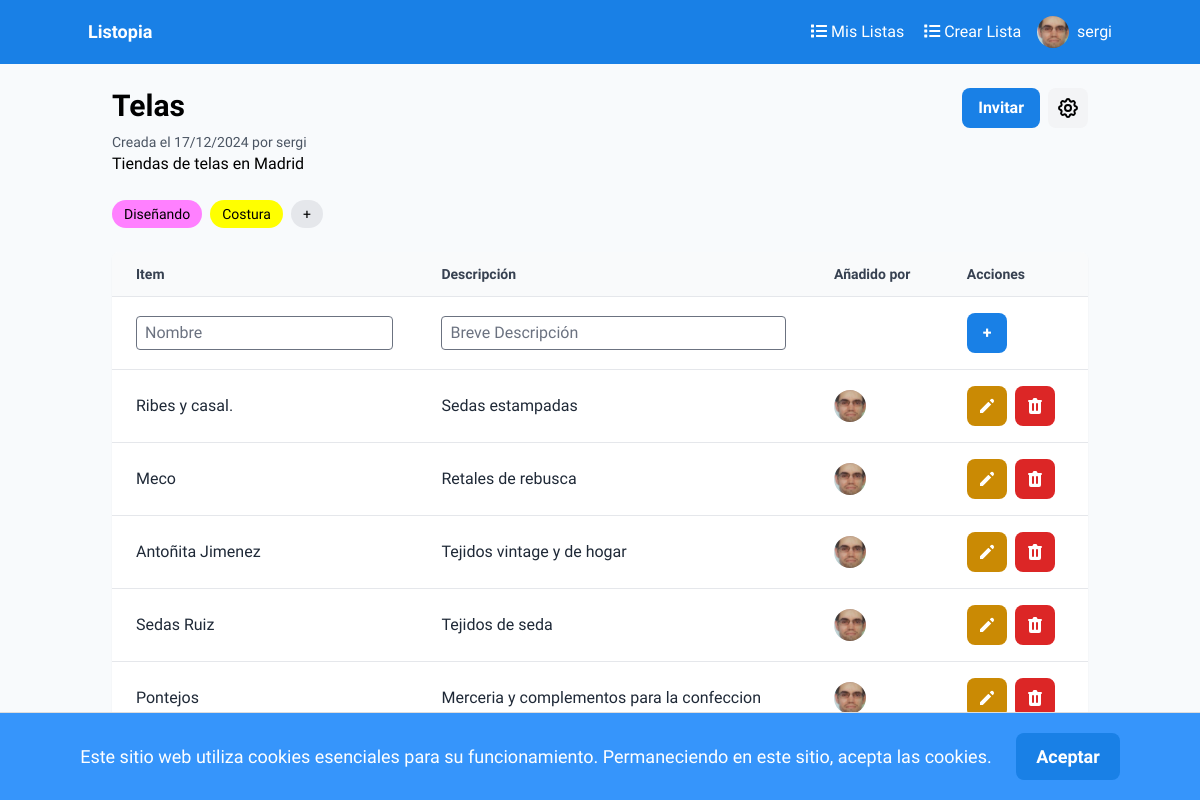
Page /lists/3/ (signed in) on the committed database.
### auth_app/models.py (models this page shows, shortened)
class Profile(models.Model):
    user = models.OneToOneField(User, on_delete=models.CASCADE)
    description = models.TextField()
    pic = models.ImageField(upload_to='profile_pics', blank=True, null=True)

### lists/models.py (models this page shows, shortened)
class List(models.Model):
    name = models.CharField(max_length=50)
    description = models.CharField(max_length=256, blank=True, null=True)
    creator = models.ForeignKey(User, on_delete=models.CASCADE, related_name="created_lists")
    created_on = models.DateTimeField(auto_now_add=True)
    collaborators = models.ManyToManyField(User, related_name="collaborated_lists", blank=True)
    is_public = models.BooleanField(default=False)

class Tag(models.Model):
    name = models.CharField(max_length=40)
    color = models.CharField(max_length=7, default="#007bff")
    list = models.ForeignKey(List, on_delete=models.CASCADE)

class Item(models.Model):
    list = models.ForeignKey(List, on_delete=models.CASCADE)
    added_by = models.ForeignKey(User, on_delete=models.CASCADE, related_name='added_items')
    name = models.CharField(max_length=40)
    description = models.CharField(max_length=256, blank=True, null=True)
    added_on = models.DateTimeField(auto_now_add=True)

### lists/views.py (the view)
# urls.py: path('<int:list_id>/', views.list_details, name='list_details'),
@login_required
def list_details(request, list_id):
    list = get_object_or_404(List, pk=list_id)
    if list.is_public or request.user == list.creator or request.user in list.collaborators.all():
        items = Item.objects.filter(list=list_id).order_by('added_on')
        tags = Tag.objects.filter(list=list_id)
        return render(request, 'list_details.html', {
            'title': "Detalles de la lista",
            'list': list,
            'items': items,
            'tags': tags
        })
    else:
        raise Http404

### lists/templates/list_details.html (shortened to what this page needs)
{% extends 'base.html' %}
{% block content %}
<div class="max-w-5xl mx-auto p-6">
    <div class="flex justify-between items-start mb-6">
        <div>
            <h2 class="text-3xl font-bold mb-2">{{ list.name }}</h2>
            <p class="text-gray-600 text-sm">Creada el {{ list.created_on|date:"d/m/Y" }} por {{list.creator}}</p>
            <p class="break-words" style="word-break: break-word;">
                {{ list.description|truncatechars:80 }}
            </p>
        </div>
        {% if request.user == list.creator or request.user in list.collaborators.all %}
        <div class="flex gap-2">
            <a class="bg-[#1980e6] text-white font-bold py-2 px-4 rounded-lg flex items-center justify-center" href="#" id="share-list-button">
                Invitar
            </a>
            <button class="bg-gray-100 hover:bg-gray-200 p-2 rounded-lg" id="toggle-admin-panel">
            </button>
        </div>
        {% endif %}
    </div>
    <div class="flex flex-wrap gap-2 mb-6">
        {% for tag in tags %}
            <span class="bg-[{{ tag.color }}] text-sm font-medium px-3 py-1 rounded-full">{{ tag.name }}</span>
        {% endfor %}
        {% if request.user == list.creator or request.user in list.collaborators.all %}
            {% if tags|length < 5 %}
                <span id="add-tag-button" class="bg-gray-200 text-sm font-medium px-3 py-1 rounded-full cursor-pointer">+</span>
            {% endif %}
        {% endif %}
    </div>
    <div class="bg-white shadow-sm rounded-lg overflow-hidden mb-6" id="items-container">
        <div class="hidden sm:block">
            <table class="table-auto w-full text-left">
                <thead>
                    <tr class="bg-gray-50">
                        <th class="px-6 py-3 text-sm font-semibold text-gray-700">Item</th>
                        <th class="px-6 py-3 text-sm font-semibold text-gray-700">Descripción</th>
                        <th class="px-6 py-3 text-sm font-semibold text-gray-700">Añadido por</th>
                        {% if item.added_by == request.user and reques.user in collaborators.all or list.creator == request.user %}
                        <th class="px-6 py-3 text-sm font-semibold text-gray-700">Acciones</th>
                        {% endif %}
                    </tr>
                </thead>
                <tbody>
                    {% if request.user == list.creator or request.user in list.collaborators.all %}
                        <tr class="border-t hover:bg-gray-50">
                            <form action="/lists/{{list.id}}/add_item/" method="post">
                                <td class="px-6 py-4 text-gray-800">
                                    <input type="text" name="name" placeholder="Nombre" class="w-full border rounded px-2 py-1">
                                </td>
                                <td class="px-6 py-4 text-gray-800">
                                    <input type="text" name="description" placeholder="Breve Descripción" class="w-full border rounded px-2 py-1">
                                </td>
                                <td class="px-6 py-4 text-gray-800"></td>
                                <td class="px-6 py-4 text-gray-800"><button type="submit" class="bg-[#1980e6] text-white font-bold py-2 px-4 rounded-lg">+</button></td>
                            </form>
                        </tr>
                    {% endif %}
                    {% if items|length == 0 %}
                        <tr>
                            <td colspan="4" class="px-6 py-4 text-gray-500 text-center italic">
                                ¡Añade tu primer item!
                            </td>
                        </tr>
                    {% else %}
                        {% for item in items %}
                            <tr id="item-row-{{ item.id }}" class="border-t hover:bg-gray-50">
                                <td class="px-6 py-4 text-gray-800">{{ item.name }}</td>
                                <td class="px-6 py-4 text-gray-800">{{ item.description|default:"" }}</td>
                                <td class="px-6 py-4 text-gray-800">
                                    <a href="{% url 'user_details' item.added_by.username %}" class="flex items-center">
                                        <img src="{{ item.added_by.profile.pic.url }}" class="w-8 h-8 rounded-full mr-2" alt="{{item.added_by.username}}">
                                    </a>
                                </td>
                                {% if item.added_by == request.user and reques.user in collaborators.all or list.creator == request.user %}
                                <td class="px-6 py-4 text-gray-800">
                                    <div class="flex gap-2">
                                            <button class="bg-yellow-600 text-white font-bold py-2 rounded-lg h-10 w-10 flex items-center justify-center" title="Editar" onclick="showModifyForm({{ item.id }})">
                                                <svg xmlns="http://www.w3.org/2000/svg" class="h-5 w-5" viewBox="0 0 20 20" fill="currentColor">
                                                    <path d="M13.586 3.586a2 2 0 112.828 2.828l-.793.793-2.828-2.828.793-.793zM11.379 5.793L3 14.172V17h2.828l8.38-8.379-2.83-2.828z" />
                                                </svg>
                                            </button>
                                            <form class="inline-block" action="{% url 'delete_item' list_id=list.id item_id=item.id %}" method="post" onsubmit="return confirmSend(event, this, '¿Quieres eliminar este item?')">
                                                <button class="bg-red-600 text-white font-bold py-2 rounded-lg h-10 w-10 flex items-center justify-center" title="Borrar">
                                                </button>
                                            </form>
                                    </div>
                                </td>
                                {% endif %}
                            </tr>
                        {% endfor %}
                    {% endif %}
                </tbody>
            </table>
        </div>
    </div>
</div>
{% endblock %}

### auth_app/templates/base.html (shortened to what this page needs)
<!DOCTYPE html>
<html lang="en">
<head>
    <script src="https://cdn.tailwindcss.com?plugins=forms,container-queries"></script>
    <link rel="stylesheet" href="https://cdnjs.cloudflare.com/ajax/libs/font-awesome/5.15.3/css/all.min.css">
</head>
<body class="bg-slate-50" style='font-family: "Work Sans", "Noto Sans", sans-serif;'>
    <nav class="bg-[#1980e6] p-4">
        <div class="container mx-auto flex justify-between items-center">
            <a class="text-white text-lg font-bold" href="{% url 'home' %}">Listopia</a>
            <div class="flex items-center space-x-4">
                {% if user.is_authenticated %}
                    <div class="nav-links flex items-center space-x-4">
                        <a class="text-white" href="{% url 'lists' %}"><i class="fas fa-list mx-1"></i>Mis Listas</a>
                        <a class="text-white" href="{% url 'create_list' %}"><i class="fas fa-list mx-1"></i>Crear Lista</a>
                    </div>
                    <div class="relative">
                        <button class="text-white flex items-center space-x-2 user-menu-button" id="user-menu-button">
                            <img src="{{ user.profile.pic.url }}" class="rounded-full w-8 h-8" alt="{{user.username}}">
                            <span>{{user.username}}</span>
                        </button>
                    </div>
                {% else %}
                    <a class="text-white" href="{% url 'signup' %}"><i class="fas fa-user-plus mx-1"></i>Crea una cuenta</a>
                    <a class="text-white" href="{% url 'signin' %}"><i class="fas fa-sign-in-alt mx-1"></i>Inicia Sesión</a>
                {% endif %}
            </div>
        </div>
    </nav>
    <div id="cookie-banner" class="alert alert-info text-center" style="display: none;">
        Este sitio web utiliza cookies esenciales para su funcionamiento. Permaneciendo en este sitio, acepta las cookies.
        <button id="accept-cookies" class="btn btn-primary">Aceptar</button>
    </div>
    {% block content %}
    {% endblock %}
</body>
</html>

### auth_app/templates/base.html (style rules this page uses)
#cookie-banner { background-color: #3695fb; padding: 20px; border-top: 1px solid #ddd; position: fixed; bottom: 0; width: 100%; z-index: 1000; font-size: 18px; color: white; }
#accept-cookies { margin-left: 20px; padding: 10px 20px; background-color: #1980e6; color: white; border: none; cursor: pointer; font-weight: bold; border-radius: 8px; }
body { padding-top: 64px; }
nav { position: fixed; top: 0; left: 0; width: 100%; z-index: 1000; }

### rows in the picture
List: name "Telas", created_on "17/12/2024", creator "sergi", description "Tiendas de telas en Madrid"
Tag: name "Diseñando"
Tag: name "Costura"
Item: name "Ribes y casal.", description "Sedas estampadas", added_by.profile.pic (picture)
Item: name "Meco", description "Retales de rebusca", added_by.profile.pic (picture)
Item: name "Antoñita Jimenez", description "Tejidos vintage y de hogar", added_by.profile.pic (picture)
Item: name "Sedas Ruiz", description "Tejidos de seda", added_by.profile.pic (picture)
Item: name "Pontejos", description "Merceria y complementos para la confeccion", added_by.profile.pic (picture)

### other values in the picture
{{ user.username }} "sergi"
